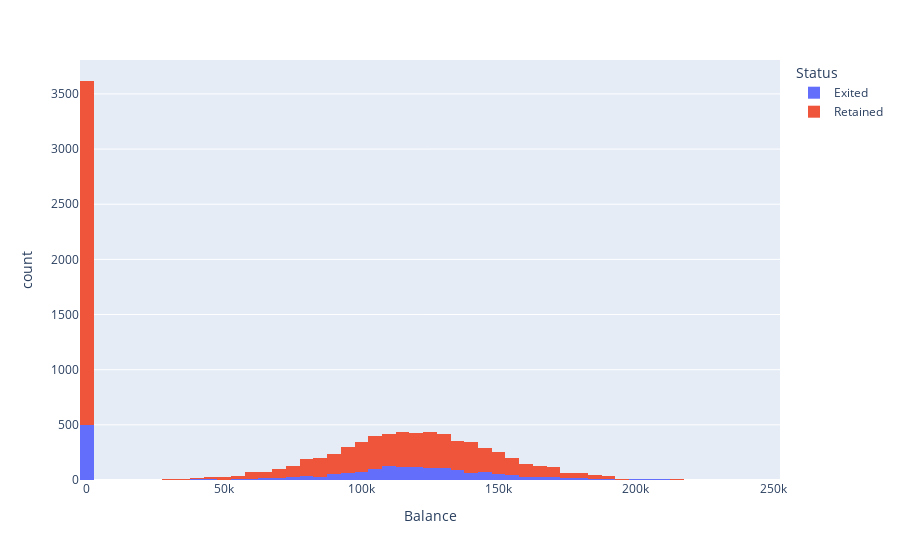

The cell this chart's notebook holds for it:
### Code cell
px.histogram(df_churn, x='Balance', color='Status')

### Figure 1 — Plotly figure (JSON) as saved in the notebook; plotly's stock layout.template omitted (floating-point values rounded to 4 significant figures; data arrays with more than 128 entries replaced by an {"elided": "..."} marker saying what was removed)
{"data": [{"alignmentgroup": "True", "bingroup": "x", "hovertemplate": "Status=Exited<br>Balance=%{x}<br>count=%{y}<extra></extra>", "legendgroup": "Exited", "marker": {"color": "#636efa", "pattern": {"shape": ""}}, "name": "Exited", "offsetgroup": "Exited", "orientation": "v", "showlegend": true, "type": "histogram", "x": {"elided": "2037 float values"}, "xaxis": "x", "yaxis": "y"}, {"alignmentgroup": "True", "bingroup": "x", "hovertemplate": "Status=Retained<br>Balance=%{x}<br>count=%{y}<extra></extra>", "legendgroup": "Retained", "marker": {"color": "#EF553B", "pattern": {"shape": ""}}, "name": "Retained", "offsetgroup": "Retained", "orientation": "v", "showlegend": true, "type": "histogram", "x": {"elided": "7963 float values"}, "xaxis": "x", "yaxis": "y"}], "layout": {"barmode": "relative", "legend": {"title": {"text": "Status"}, "tracegroupgap": 0}, "margin": {"t": 60}, "xaxis": {"anchor": "y", "domain": [0, 1], "title": {"text": "Balance"}}, "yaxis": {"anchor": "x", "domain": [0, 1], "title": {"text": "count"}}}}
